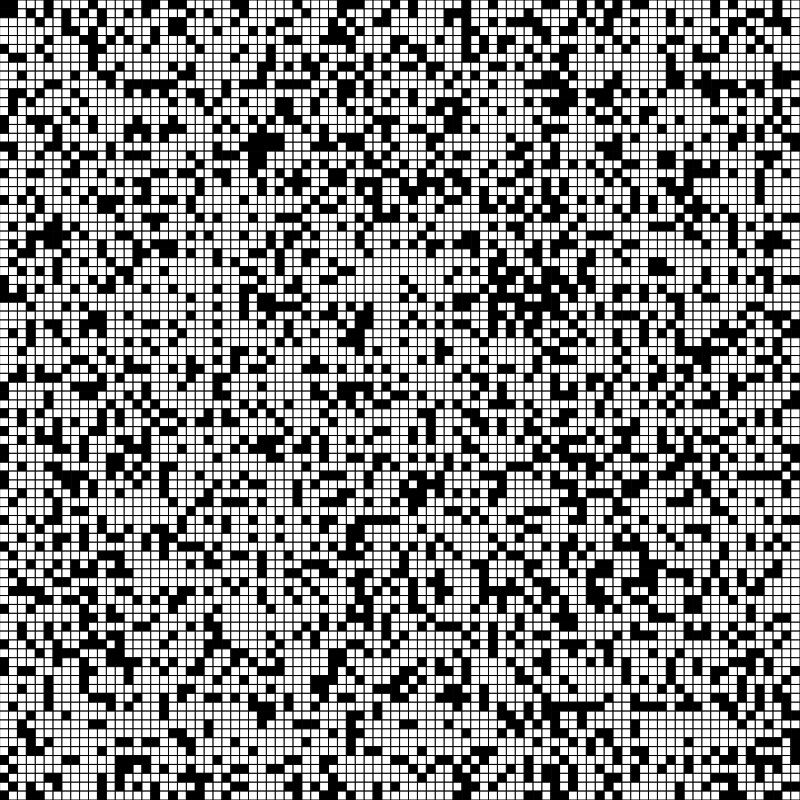
Frame 1 (no input)
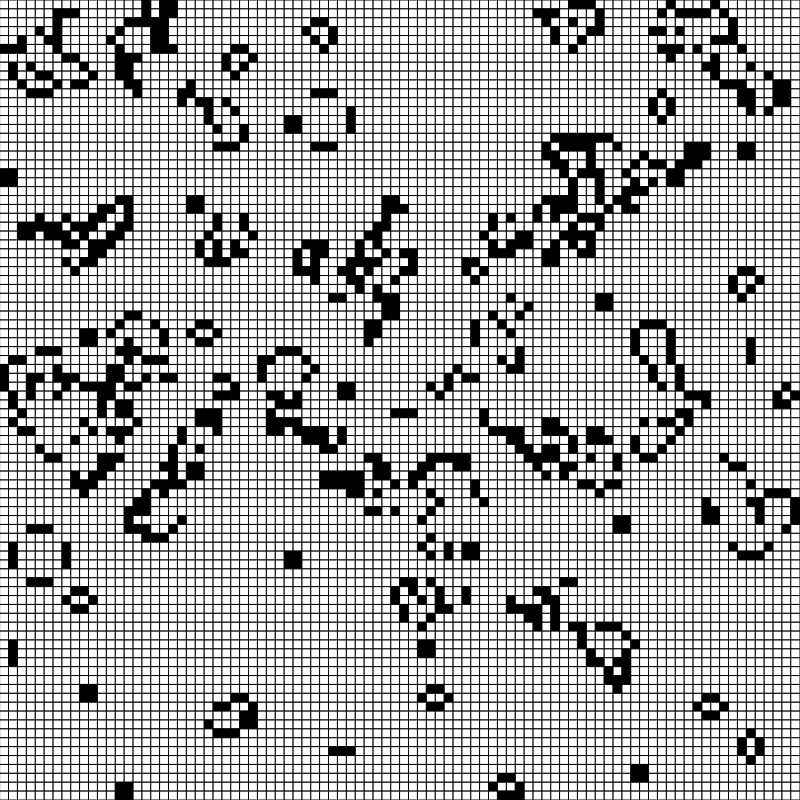
Frame 60 (no input)
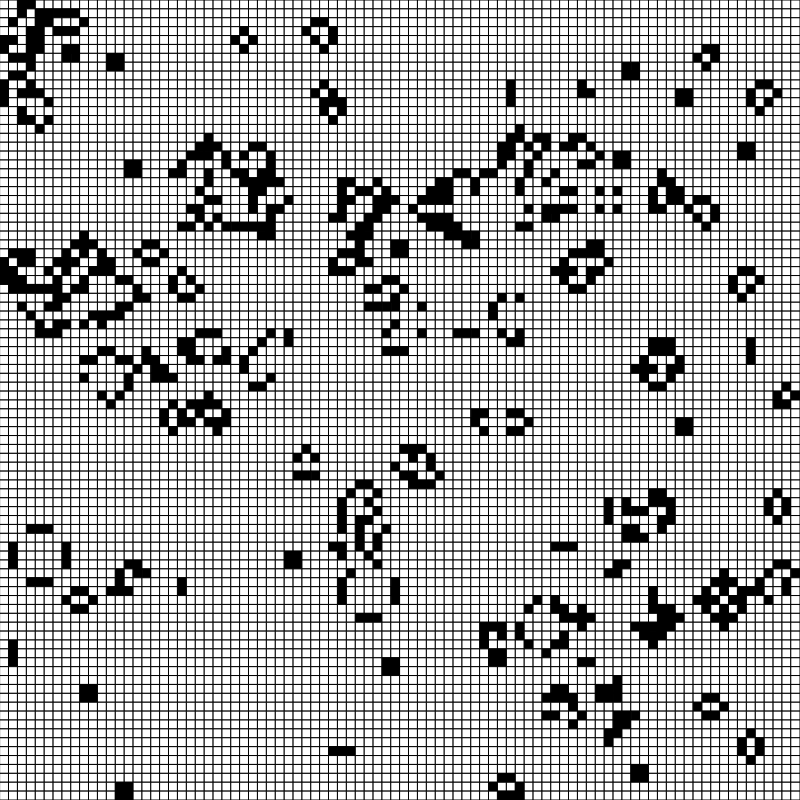
Frame 120 (the mouse pressed at the canvas centre since frame 60)

The p5.js sketch that drew these frames (run headless with seeded random() and noise() and a simulated clock; from frame 60 on, the mouse is pressed at the canvas centre):

// p5.js sketch
// ── sketch.js
/*
  This project is a simulation of the game of life, devised by the British mathematician John Horton Conway in 1970.
  in this implementation, black cells resemble alive cells, and white are dead.
  To this game there are 4 rules: 

    * Any live cell with fewer than two live neighbours dies, as if by underpopulation.

    * Any live cell with two or three live neighbours lives on to the next generation.

    * Any live cell with more than three live neighbours dies, as if by overpopulation.

    * Any dead cell with exactly three live neighbours becomes a live cell, as if by reproduction.

*/

////////////////////////
/// Global Variables ///
////////////////////////

let width = 800;
let height = 800;
let rows = 90;
let cols = 90;

let current;
let next;

///////////////////////
////// Functions //////
///////////////////////

function setup() {
	createCanvas(width, height);
	initCurrent();
	initNext();
}

function draw() {
	drawGame();

	// Apply rules for each cell

	for (let i = 0; i < rows; i++) {
		for (let j = 0; j < cols; j++) {
			let aliveNeighboursCount = countInArray(getNeighbours(i, j), 1);

			// Cell is alive, check rules 1, 2 and 3
			if (current[i][j] === 1) {
				// Rule one - Death by underpopulation
				if (aliveNeighboursCount < 2) {
					next[i][j] = 0;
				}
				// Rule three - Death by overpopulation
				else if (aliveNeighboursCount > 3) {
					next[i][j] = 0;
				}
				// Rule two - stays alive
				else {
					next[i][j] = 1;
				}
			}

			// Cell is dead, check rule 4
			else {
				// Rule four - life by reproduction
				if (aliveNeighboursCount === 3) {
					next[i][j] = 1;
				}
			}
		}
	}

	copyNextToCurrent();
}

countInArray = (array, value) => {
	// Count how many times value appears in array

	return array.reduce((n, x) => n + (x === value), 0);
};

getNeighbours = (_i, _j) => {
	let neighbours = [];
	for (let i = _i - 1; i <= _i + 1; i++) {
		for (let j = _j - 1; j <= _j + 1; j++) {
			try {
				if (i === _i && j === _j) {
					continue;
				}

				neighbours.push(current[i][j]);
			} catch (error) {}
		}
	}
	return neighbours;
};

initCurrent = () => {
	// Initializes the current 2D array with random values (0 or 1)

	current = new Array(rows);
	for (let i = 0; i < rows; i++) {
		current[i] = new Array(cols);
		for (let j = 0; j < cols; j++) {
			current[i][j] = Math.random() > 0.7 ? 1 : 0;
		}
	}
};

initNext = () => {
	// Initializes the current 2D array with zeros

	next = new Array(rows);
	for (let i = 0; i < rows; i++) {
		next[i] = new Array(cols).fill(0);
	}
};

copyNextToCurrent = () => {
	// Copy every value from next to current

	for (let i = 0; i < cols; i++) {
		for (let j = 0; j < rows; j++) {
			current[i][j] = next[i][j];
		}
	}
};

drawGame = () => {
	for (let i = 0; i < cols; i++) {
		for (let j = 0; j < rows; j++) {
			if (current[i][j] === 1) {
				fill(0);
			} else fill(255);
			rect(
				(j * width) / cols, // X value
				(i * height) / rows, // Y value
				width / cols, // Width
				height / rows // Height
			);
		}
	}
};
